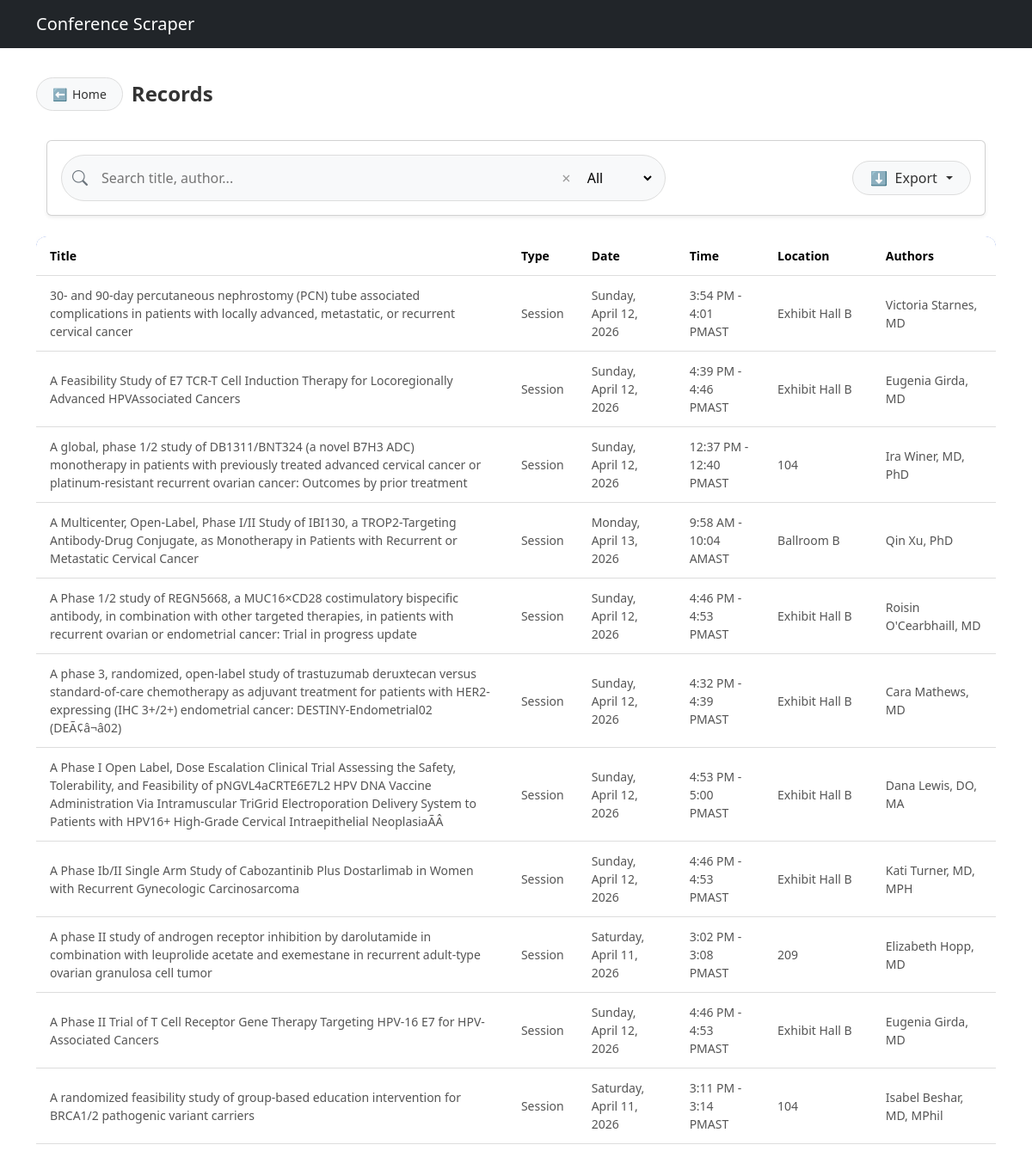
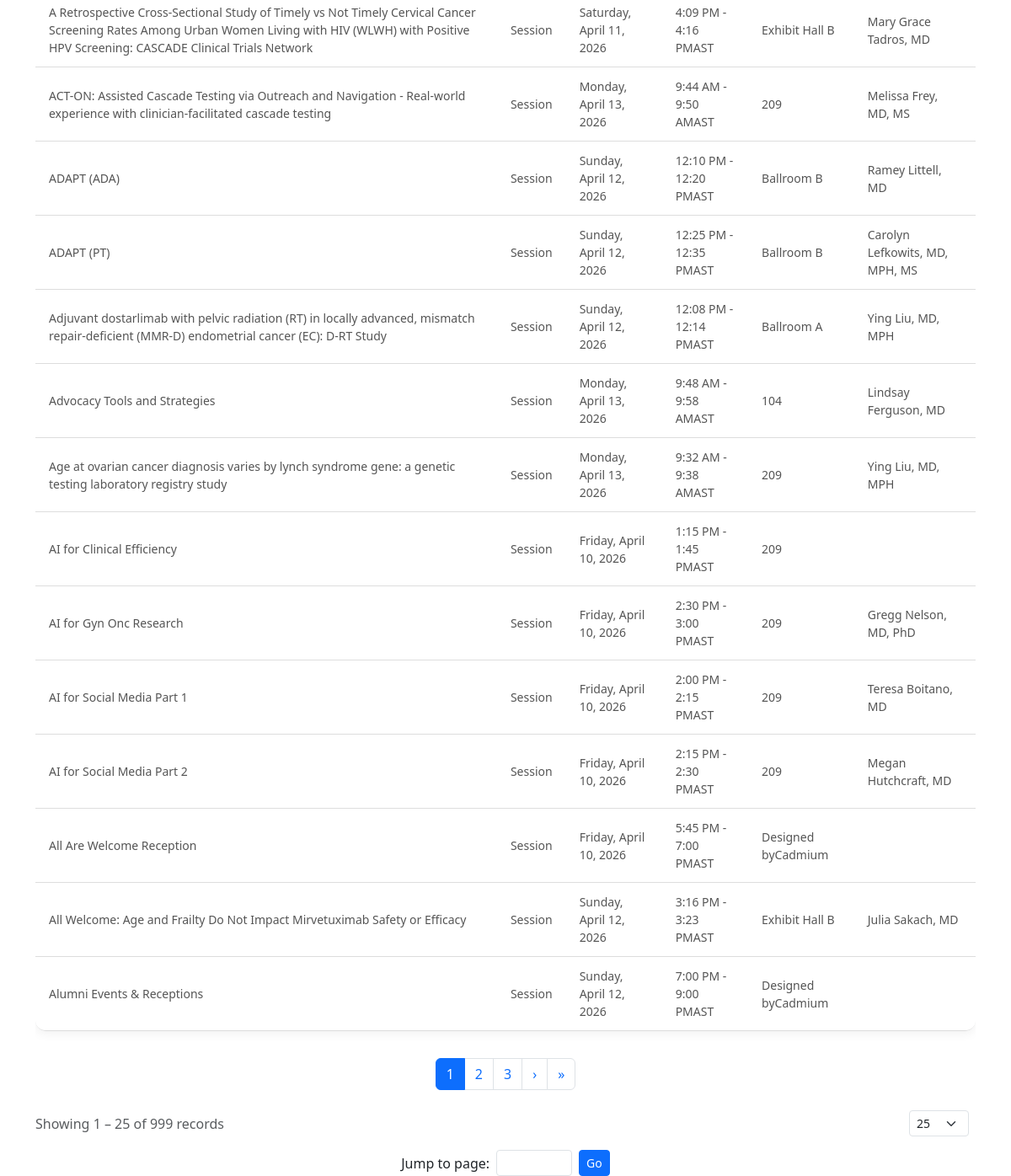
The app's page /records/ with its own data (2 pictures, top to bottom).
### scraper/models.py (models this page shows, shortened)
class ConferenceItem(models.Model):
    SESSION_TYPES = [
        ('Session', 'Session'),
        ('Poster', 'Poster')
    ]
    session_title = models.CharField(max_length=500, default="N/A")
    session_type = models.CharField(max_length=50, choices=SESSION_TYPES)
    poster_title = models.TextField(blank=True, null=True)
    authors = models.TextField(blank=True, null=True)
    affiliations = models.TextField(blank=True, null=True)
    date = models.CharField(max_length=50, blank=True, null=True)
    time = models.CharField(max_length=50, blank=True, null=True)
    location = models.CharField(max_length=255, blank=True, null=True)
    session_category = models.CharField(max_length=255, blank=True, null=True)
    presentation_type = models.CharField(max_length=255, blank=True, null=True)
    description = models.TextField(blank=True, null=True)
    created_at = models.DateTimeField(auto_now_add=True)

### scraper/views.py (the view, shortened to what this page needs)
# urls.py: path("records/", views.records, name="records"),
def records(request):
    search_query = request.GET.get("search", "")
    type_filter = request.GET.get("type", "")
    limit = request.GET.get("limit", 25)
    data = ConferenceItem.objects.all()
    if type_filter:
        data = data.filter(session_type=type_filter)
    paginator = Paginator(data, limit)
    page_number = request.GET.get("page", 1)
    records = paginator.get_page(page_number)
    start_index = records.start_index()
    end_index = records.end_index()
    total_records = paginator.count
    context = {
        "records": records,
        "search_query": search_query,
        "type_filter": type_filter,
        "limit": int(limit),
        "start_index": start_index,
        "end_index": end_index,
        "total_records": total_records,
    }
    return render(request, "records.html", context)

### scraper/templates/records.html (shortened to what this page needs)
{% extends "base.html" %}
{% block content %}
<div class="records-header d-flex flex-wrap align-items-center justify-content-between mb-4">
  <a href="/" class="back-btn">
    ⬅ <span>Home</span>
  </a>
  <h2 class="records-title mb-0">Records</h2>
</div>
<div class="container mt-3">
  <div class="card shadow-sm p-3 mb-4">
    <div class="row g-2 align-items-center">
      <div class="col-md-8 col-sm-12">
        <form id="searchForm">
            <div class="search-wrapper d-flex align-items-center">
            <i class="bi bi-search search-icon"></i>
            <input
                type="text"
                id="searchInput"
                name="search"
                value="{{ search_query }}"
                placeholder="Search title, author..."
                class="search-input"
            >
            <span class="clear-btn" onclick="clearSearch()">&times;</span>
            <select name="type" id="typeFilter" class="filter-dropdown">
                <option value="">All</option>
            </select>
            </div>
          </form>
        </div>
      <div class="col-md-4 col-sm-12 text-md-end text-start">
        <div class="dropdown export-dropdown">
            <button class="dropdown-toggle export-btn w-100 w-md-auto" type="button" data-bs-toggle="dropdown">
            ⬇ <span class="ms-1">Export</span>
            </button>
        </div>
      </div>
    </div>
  </div>
</div>
<div class="table-responsive">
  <table class="table professional-table">
    <thead>
      <tr>
        <th>Title</th>
        <th>Type</th>
        <th>Date</th>
        <th>Time</th>
        <th>Location</th>
        <th>Authors</th>
      </tr>
    </thead>
    <tbody>
      {% for record in records %}
      <tr>
        <td>
          {% if record.session_title %}
            {{ record.session_title }}
          {% else %}
            {{ record.poster_title }}
          {% endif %}
        </td>
        <td>{{ record.session_type }}</td>
        <td>{{ record.date }}</td>
        <td>{{ record.time }}</td>
        <td>{{ record.location }}</td>
        <td>{{ record.authors }}</td>
      </tr>
      {% empty %}
      <tr>
        <td colspan="6" class="text-center">No records found</td>
      </tr>
      {% endfor %}
    </tbody>
  </table>
</div>
<nav class="mt-3">
  <ul class="pagination justify-content-center flex-wrap">
    {% for num in records.paginator.page_range %}
      {% if num >= records.number|add:-2 and num <= records.number|add:2 %}
      <li class="page-item {% if records.number == num %}active{% endif %}">
        <a class="page-link" href="?page={{num}}&search={{search_query}}&type={{type_filter}}&limit={{limit}}">
          {{num}}
        </a>
      </li>
      {% endif %}
    {% endfor %}
    {% if records.has_next %}
    <li class="page-item">
      <a class="page-link" href="?page={{records.next_page_number}}&search={{search_query}}&type={{type_filter}}&limit={{limit}}">&rsaquo;</a>
    </li>
    <li class="page-item">
      <a class="page-link" href="?page={{records.paginator.num_pages}}&search={{search_query}}&type={{type_filter}}&limit={{limit}}">&raquo;</a>
    </li>
    {% endif %}
  </ul>
</nav>
<div class="d-flex justify-content-between align-items-center flex-wrap mt-4">
  <div id="recordsSummary" class="text-muted">
    Showing {{start_index}} – {{end_index}} of {{total_records}} records
  </div>
  <form method="get" class="d-flex align-items-center">
    <select name="limit" class="form-select form-select-sm me-2" onchange="this.form.submit()">
      <option value="25" {% if limit == 25 %}selected{% endif %}>25</option>
    </select>
  </form>
</div>
<div class="text-center mt-3">
  <form method="get" class="d-inline-flex align-items-center">
    <label class="me-2">Jump to page:</label>
    <input type="number"
      name="page"
      min="1"
      max="{{records.paginator.num_pages}}"
      class="form-control form-control-sm me-2"
      style="width:90px;">
    <button class="btn btn-sm btn-primary">Go</button>
  </form>
</div>
<link href="https://cdn.jsdelivr.net/npm/bootstrap-icons/font/bootstrap-icons.css" rel="stylesheet">
{% endblock %}

### scraper/templates/base.html (shortened to what this page needs)
<!DOCTYPE html>
<html>
<head>
    <link href="https://cdn.jsdelivr.net/npm/bootstrap@5.3.2/dist/css/bootstrap.min.css" rel="stylesheet">
</head>
<body>
<nav class="navbar navbar-dark bg-dark">
    <div class="container">
        <a class="navbar-brand" href="/">Conference Scraper</a>
    </div>
</nav>
<div class="container mt-4">
    {% block content %}
    {% endblock %}
</div>
</body>
</html>

### scraper/templates/records.html (style rules this page uses)
.search-wrapper { width: 100%; background: #f8f9fa; border-radius: 50px; padding: 8px 12px; border: 1px solid #ddd; gap: 10px; }
.search-icon { font-size: 18px; color: #6c757d; }
.search-input { border: none; outline: none; background: transparent; flex: 1; padding: 6px; }
.clear-btn { cursor: pointer; font-size: 18px; color: #999; }
.filter-dropdown { border: none; outline: none; background: transparent; padding: 5px; cursor: pointer; }
.export-dropdown { background: #f8f9fa; border-radius: 50px; border: 1px solid #ddd; padding: 6px 14px; display: inline-flex; align-items: center; transition: all 0.2s ease; }
.export-btn { border: none; background: transparent; font-weight: 500; color: #333; cursor: pointer; outline: none; }
.export-btn::after { margin-left: 6px; }
.back-btn { display: inline-flex; align-items: center; background: #f8f9fa; border: 1px solid #ddd; border-radius: 50px; padding: 8px 16px; color: #333; text-decoration: none; font-weight: 500; transition: all 0.2s ease; }
.professional-table { width: 100%; border-collapse: separate; border-spacing: 0; border-radius: 12px; overflow: hidden; box-shadow: 0 4px 12px rgba(0,0,0,0.05); background: #f8f9fa; font-family: "Segoe UI", Tahoma, Geneva, Verdana, sans-serif; }
.professional-table thead tr { background: #4e73df; color: #fff; font-weight: 600; text-align: left; font-size: 14px; }
.professional-table thead th:first-child { border-top-left-radius: 12px; }
.professional-table thead th:last-child { border-top-right-radius: 12px; }
.professional-table tbody tr { background: #fff; transition: all 0.2s ease; }
.professional-table th, .professional-table td { padding: 12px 16px; border-bottom: 1px solid #ddd; vertical-align: middle; }
.professional-table tbody tr:last-child td:first-child { border-bottom-left-radius: 12px; }
.professional-table tbody tr:last-child td:last-child { border-bottom-right-radius: 12px; }
.professional-table tbody td { color: #555; font-size: 14px; }
.records-header { width: 100%; padding: 10px 0; display: flex; flex-wrap: wrap; align-items: center; justify-content: space-between; gap: 10px; }
.back-btn { display: inline-flex; align-items: center; gap: 6px; background: #f8f9fa; border: 1px solid #ddd; border-radius: 50px; padding: 8px 18px; font-size: 14px; font-weight: 500; color: #333; text-decoration: none; transition: all 0.25s ease; }
.records-title { font-weight: 600; font-size: 24px; color: #333; margin: 0; flex-grow: 1; text-align: left; }
.records-title { font-weight: 600; color: #333; margin: 0; }

### records on screen
ConferenceItem: session_title "30- and 90-day percutaneous nephrostomy (PCN) tube associated complications in patients with locally advanced, metastatic, or recurrent cervical cancer", session_type "Session", date "Sunday, April 12, 2026", time "3:54 PM - 4:01 PMAST", location "Exhibit Hall B", authors "Victoria Starnes, MD"
ConferenceItem: session_title "A Feasibility Study of E7 TCR-T Cell Induction Therapy for Locoregionally Advanced HPVAssociated Cancers", session_type "Session", date "Sunday, April 12, 2026", time "4:39 PM - 4:46 PMAST", location "Exhibit Hall B", authors "Eugenia Girda, MD"
ConferenceItem: session_title "A global, phase 1/2 study of DB1311/BNT324 (a novel B7H3 ADC) monotherapy in patients with previously treated advanced cervical cancer or platinum-resistant recurrent ovarian cancer: Outcomes by prior treatment", session_type "Session", date "Sunday, April 12, 2026", time "12:37 PM - 12:40 PMAST", location "104", authors "Ira Winer, MD, PhD"
ConferenceItem: session_title "A Multicenter, Open-Label, Phase I/II Study of IBI130, a TROP2-Targeting Antibody-Drug Conjugate, as Monotherapy in Patients with Recurrent or Metastatic Cervical Cancer", session_type "Session", date "Monday, April 13, 2026", time "9:58 AM - 10:04 AMAST", location "Ballroom B", authors "Qin Xu, PhD"
ConferenceItem: session_title "A Phase 1/2 study of REGN5668, a MUC16×CD28 costimulatory bispecific antibody, in combination with other targeted therapies, in patients with recurrent ovarian or endometrial cancer: Trial in progress update", session_type "Session", date "Sunday, April 12, 2026", time "4:46 PM - 4:53 PMAST", location "Exhibit Hall B", authors "Roisin O'Cearbhaill, MD"
ConferenceItem: session_title "A phase 3, randomized, open-label study of trastuzumab deruxtecan versus standard-of-care chemotherapy as adjuvant treatment for patients with HER2-expressing (IHC 3+/2+) endometrial cancer: DESTINY-Endometrial02 (DEÃ¢â¬â02)", session_type "Session", date "Sunday, April 12, 2026", time "4:32 PM - 4:39 PMAST", location "Exhibit Hall B", authors "Cara Mathews, MD"
ConferenceItem: session_title "A Phase I Open Label, Dose Escalation Clinical Trial Assessing the Safety, Tolerability, and Feasibility of pNGVL4aCRTE6E7L2 HPV DNA Vaccine Administration Via Intramuscular TriGrid Electroporation Delivery System to Patients with HPV16+ High-Grade Cervical Intraepithelial NeoplasiaÃÂ", session_type "Session", date "Sunday, April 12, 2026", time "4:53 PM - 5:00 PMAST", location "Exhibit Hall B", authors "Dana Lewis, DO, MA"
ConferenceItem: session_title "A Phase Ib/II Single Arm Study of Cabozantinib Plus Dostarlimab in Women with Recurrent Gynecologic Carcinosarcoma", session_type "Session", date "Sunday, April 12, 2026", time "4:46 PM - 4:53 PMAST", location "Exhibit Hall B", authors "Kati Turner, MD, MPH"
ConferenceItem: session_title "A phase II study of androgen receptor inhibition by darolutamide in combination with leuprolide acetate and exemestane in recurrent adult-type ovarian granulosa cell tumor", session_type "Session", date "Saturday, April 11, 2026", time "3:02 PM - 3:08 PMAST", location "209", authors "Elizabeth Hopp, MD"
ConferenceItem: session_title "A Phase II Trial of T Cell Receptor Gene Therapy Targeting HPV-16 E7 for HPV-Associated Cancers", session_type "Session", date "Sunday, April 12, 2026", time "4:46 PM - 4:53 PMAST", location "Exhibit Hall B", authors "Eugenia Girda, MD"
ConferenceItem: session_title "A randomized feasibility study of group-based education intervention for BRCA1/2 pathogenic variant carriers", session_type "Session", date "Saturday, April 11, 2026", time "3:11 PM - 3:14 PMAST", location "104", authors "Isabel Beshar, MD, MPhil"
ConferenceItem: session_title "A Retrospective Cross-Sectional Study of Timely vs Not Timely Cervical Cancer Screening Rates Among Urban Women Living with HIV (WLWH) with Positive HPV Screening: CASCADE Clinical Trials Network", session_type "Session", date "Saturday, April 11, 2026", time "4:09 PM - 4:16 PMAST", location "Exhibit Hall B", authors "Mary Grace Tadros, MD"
ConferenceItem: session_title "ACT-ON: Assisted Cascade Testing via Outreach and Navigation - Real-world experience with clinician-facilitated cascade testing", session_type "Session", date "Monday, April 13, 2026", time "9:44 AM - 9:50 AMAST", location "209", authors "Melissa Frey, MD, MS"
ConferenceItem: session_title "ADAPT (ADA)", session_type "Session", date "Sunday, April 12, 2026", time "12:10 PM - 12:20 PMAST", location "Ballroom B", authors "Ramey Littell, MD"
ConferenceItem: session_title "ADAPT (PT)", session_type "Session", date "Sunday, April 12, 2026", time "12:25 PM - 12:35 PMAST", location "Ballroom B", authors "Carolyn Lefkowits, MD, MPH, MS"
ConferenceItem: session_title "Adjuvant dostarlimab with pelvic radiation (RT) in locally advanced, mismatch repair-deficient (MMR-D) endometrial cancer (EC): D-RT Study", session_type "Session", date "Sunday, April 12, 2026", time "12:08 PM - 12:14 PMAST", location "Ballroom A", authors "Ying Liu, MD, MPH"
ConferenceItem: session_title "Advocacy Tools and Strategies", session_type "Session", date "Monday, April 13, 2026", time "9:48 AM - 9:58 AMAST", location "104", authors "Lindsay Ferguson, MD"
ConferenceItem: session_title "Age at ovarian cancer diagnosis varies by lynch syndrome gene: a genetic testing laboratory registry study", session_type "Session", date "Monday, April 13, 2026", time "9:32 AM - 9:38 AMAST", location "209", authors "Ying Liu, MD, MPH"
ConferenceItem: session_title "AI for Clinical Efficiency", session_type "Session", date "Friday, April 10, 2026", time "1:15 PM - 1:45 PMAST", location "209"
ConferenceItem: session_title "AI for Gyn Onc Research", session_type "Session", date "Friday, April 10, 2026", time "2:30 PM - 3:00 PMAST", location "209", authors "Gregg Nelson, MD, PhD"
ConferenceItem: session_title "AI for Social Media Part 1", session_type "Session", date "Friday, April 10, 2026", time "2:00 PM - 2:15 PMAST", location "209", authors "Teresa Boitano, MD"
ConferenceItem: session_title "AI for Social Media Part 2", session_type "Session", date "Friday, April 10, 2026", time "2:15 PM - 2:30 PMAST", location "209", authors "Megan Hutchcraft, MD"
ConferenceItem: session_title "All Are Welcome Reception", session_type "Session", date "Friday, April 10, 2026", time "5:45 PM - 7:00 PMAST", location "Designed byCadmium"
ConferenceItem: session_title "All Welcome: Age and Frailty Do Not Impact Mirvetuximab Safety or Efficacy", session_type "Session", date "Sunday, April 12, 2026", time "3:16 PM - 3:23 PMAST", location "Exhibit Hall B", authors "Julia Sakach, MD"
ConferenceItem: session_title "Alumni Events & Receptions", session_type "Session", date "Sunday, April 12, 2026", time "7:00 PM - 9:00 PMAST", location "Designed byCadmium"

### other values on screen
{{ num }} "1" "2" "3"
{{ start_index }} "1"
{{ end_index }} "25"
{{ total_records }} "999"
